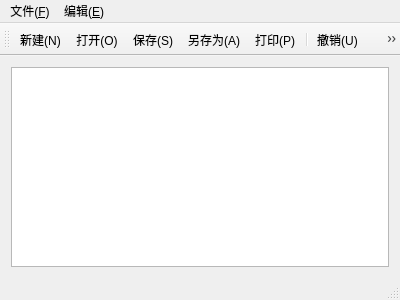
<?xml version="1.0" encoding="UTF-8"?>
<ui version="4.0">
 <class>MainWindow</class>
 <widget class="QMainWindow" name="MainWindow">
  <property name="geometry">
   <rect>
    <x>0</x>
    <y>0</y>
    <width>400</width>
    <height>300</height>
   </rect>
  </property>
  <property name="windowTitle">
   <string>MainWindow</string>
  </property>
  <widget class="QWidget" name="centralWidget">
   <layout class="QHBoxLayout" name="horizontalLayout">
    <item>
     <widget class="QTextEdit" name="textEdit">
      <property name="styleSheet">
       <string notr="true">border-image: url(:/new/icon/image/timg.jpg);</string>
      </property>
     </widget>
    </item>
   </layout>
  </widget>
  <widget class="QMenuBar" name="menuBar">
   <property name="geometry">
    <rect>
     <x>0</x>
     <y>0</y>
     <width>400</width>
     <height>23</height>
    </rect>
   </property>
   <widget class="QMenu" name="menu_F">
    <property name="title">
     <string>文件(&amp;F)</string>
    </property>
    <addaction name="newAction"/>
    <addaction name="openAction"/>
    <addaction name="saveAction"/>
    <addaction name="saveAsAction"/>
    <addaction name="separator"/>
    <addaction name="printAction"/>
    <addaction name="separator"/>
    <addaction name="exitAction"/>
   </widget>
   <widget class="QMenu" name="menu_E">
    <property name="title">
     <string>编辑(&amp;E)</string>
    </property>
    <addaction name="undoAction"/>
    <addaction name="redoAction"/>
    <addaction name="separator"/>
    <addaction name="copyAction"/>
    <addaction name="cutAction"/>
    <addaction name="pasteAction"/>
    <addaction name="selectAllAction"/>
    <addaction name="separator"/>
    <addaction name="datetimeAction"/>
    <addaction name="fontAction"/>
    <addaction name="colorAction"/>
   </widget>
   <addaction name="menu_F"/>
   <addaction name="menu_E"/>
  </widget>
  <widget class="QToolBar" name="mainToolBar">
   <attribute name="toolBarArea">
    <enum>TopToolBarArea</enum>
   </attribute>
   <attribute name="toolBarBreak">
    <bool>false</bool>
   </attribute>
   <addaction name="newAction"/>
   <addaction name="openAction"/>
   <addaction name="saveAction"/>
   <addaction name="saveAsAction"/>
   <addaction name="printAction"/>
   <addaction name="separator"/>
   <addaction name="undoAction"/>
   <addaction name="redoAction"/>
   <addaction name="copyAction"/>
   <addaction name="pasteAction"/>
   <addaction name="cutAction"/>
   <addaction name="separator"/>
   <addaction name="fontAction"/>
   <addaction name="colorAction"/>
  </widget>
  <widget class="QStatusBar" name="statusBar"/>
  <action name="newAction">
   <property name="icon">
    <iconset resource="res.qrc">
     <normaloff>:/new/icon/image/new.png</normaloff>:/new/icon/image/new.png</iconset>
   </property>
   <property name="text">
    <string>新建(&amp;N)</string>
   </property>
  </action>
  <action name="openAction">
   <property name="icon">
    <iconset resource="res.qrc">
     <normaloff>:/new/icon/image/open.png</normaloff>:/new/icon/image/open.png</iconset>
   </property>
   <property name="text">
    <string>打开(&amp;O)</string>
   </property>
  </action>
  <action name="saveAction">
   <property name="icon">
    <iconset resource="res.qrc">
     <normaloff>:/new/icon/image/save.png</normaloff>:/new/icon/image/save.png</iconset>
   </property>
   <property name="text">
    <string>保存(&amp;S)</string>
   </property>
  </action>
  <action name="saveAsAction">
   <property name="icon">
    <iconset resource="res.qrc">
     <normaloff>:/new/icon/image/saveAs.png</normaloff>:/new/icon/image/saveAs.png</iconset>
   </property>
   <property name="text">
    <string>另存为(&amp;A)</string>
   </property>
  </action>
  <action name="printAction">
   <property name="icon">
    <iconset resource="res.qrc">
     <normaloff>:/new/icon/image/print.png</normaloff>:/new/icon/image/print.png</iconset>
   </property>
   <property name="text">
    <string>打印(&amp;P)</string>
   </property>
  </action>
  <action name="exitAction">
   <property name="icon">
    <iconset resource="res.qrc">
     <normaloff>:/new/icon/image/exit.png</normaloff>:/new/icon/image/exit.png</iconset>
   </property>
   <property name="text">
    <string>退出(&amp;E)</string>
   </property>
  </action>
  <action name="undoAction">
   <property name="icon">
    <iconset resource="res.qrc">
     <normaloff>:/new/icon/image/undo.png</normaloff>:/new/icon/image/undo.png</iconset>
   </property>
   <property name="text">
    <string>撤销(&amp;U)</string>
   </property>
  </action>
  <action name="redoAction">
   <property name="icon">
    <iconset resource="res.qrc">
     <normaloff>:/new/icon/image/redo.png</normaloff>:/new/icon/image/redo.png</iconset>
   </property>
   <property name="text">
    <string>重做(&amp;R)</string>
   </property>
  </action>
  <action name="copyAction">
   <property name="icon">
    <iconset resource="res.qrc">
     <normaloff>:/new/icon/image/copy.png</normaloff>:/new/icon/image/copy.png</iconset>
   </property>
   <property name="text">
    <string>复制(&amp;C)</string>
   </property>
  </action>
  <action name="cutAction">
   <property name="icon">
    <iconset resource="res.qrc">
     <normaloff>:/new/icon/image/cut.png</normaloff>:/new/icon/image/cut.png</iconset>
   </property>
   <property name="text">
    <string>剪切(&amp;X)</string>
   </property>
  </action>
  <action name="pasteAction">
   <property name="icon">
    <iconset resource="res.qrc">
     <normaloff>:/new/icon/image/paste.png</normaloff>:/new/icon/image/paste.png</iconset>
   </property>
   <property name="text">
    <string>粘贴(&amp;P)</string>
   </property>
  </action>
  <action name="selectAllAction">
   <property name="icon">
    <iconset resource="res.qrc">
     <normaloff>:/new/icon/image/selectAll.png</normaloff>:/new/icon/image/selectAll.png</iconset>
   </property>
   <property name="text">
    <string>全选(&amp;A)</string>
   </property>
  </action>
  <action name="datetimeAction">
   <property name="icon">
    <iconset resource="res.qrc">
     <normaloff>:/new/icon/image/dateTime.png</normaloff>:/new/icon/image/dateTime.png</iconset>
   </property>
   <property name="text">
    <string>日期(&amp;D)</string>
   </property>
  </action>
  <action name="fontAction">
   <property name="icon">
    <iconset resource="res.qrc">
     <normaloff>:/new/icon/image/font.png</normaloff>:/new/icon/image/font.png</iconset>
   </property>
   <property name="text">
    <string>字体(&amp;F)</string>
   </property>
  </action>
  <action name="colorAction">
   <property name="icon">
    <iconset resource="res.qrc">
     <normaloff>:/new/icon/image/color.png</normaloff>:/new/icon/image/color.png</iconset>
   </property>
   <property name="text">
    <string>颜色(&amp;L)</string>
   </property>
  </action>
 </widget>
 <layoutdefault spacing="6" margin="11"/>
 <resources>
  <include location="res.qrc"/>
 </resources>
 <connections/>
</ui>
